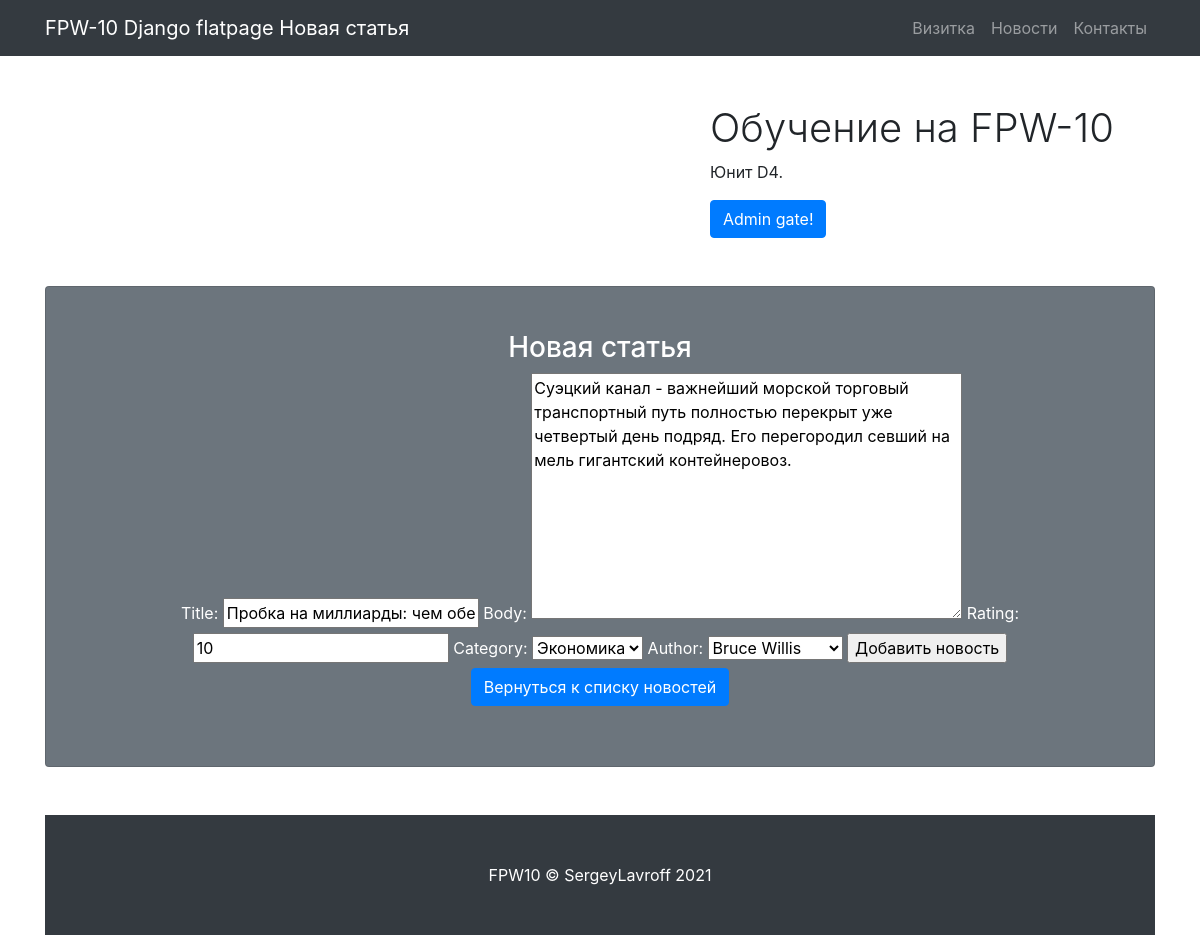
The app's page /news/6/edit/ (signed in), older data.
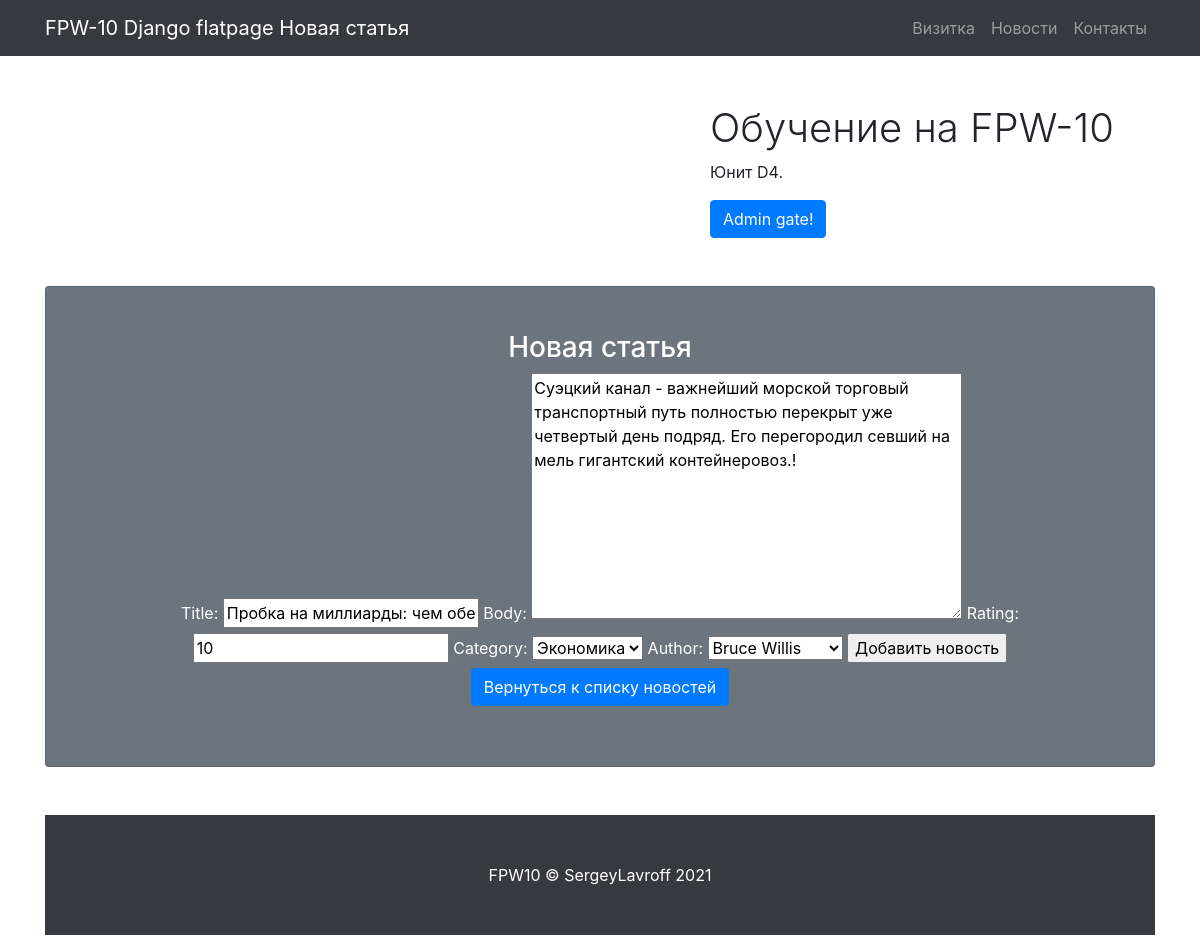
The same page, newer data.
### news/models.py (models this page shows, shortened)
class News(models.Model):
    title = models.CharField(
        max_length=255,
        unique=True,
    )
    creation_date = models.DateTimeField(auto_now_add=True)
    body = models.TextField()
    rating = models.IntegerField(default = 0)
    category = models.ForeignKey(
        to='Category',
        on_delete=models.CASCADE,
        related_name='news',)
    author = models.ForeignKey(
        to='Author',
        on_delete=models.CASCADE,
        related_name='news',)

### news/views.py (the view, shortened to what this page needs)
# urls.py: path('<int:pk>/edit/', ArticleUpdateView.as_view(), name='article_edit'),
class ArticleUpdateView(PermissionRequiredMixin, UpdateView):
    permission_required = ('news.change_news', )
    template_name = 'news/article_add.html'
    form_class = ArticleForm
    def get_object(self, **kwargs):
        id = self.kwargs.get('pk')
        return News.objects.get(pk=id)

### news/forms.py
class ArticleForm(ModelForm):
    class Meta:
        model = News
        fields = '__all__'

### news/models.py (called while the page is built)
    def __str__(self):
        return self.name

    def __str__(self):
        return f'{self.name.title()}'

### templates/news/article_add.html (shortened to what this page needs)
{% extends 'flatpages/default.html' %}
{% block title %} Новая статья {% endblock title %}
{% block content %}
<h3>Новая статья</h3>
<form method="POST">
    {{ form }}
    <input type="submit" value="Добавить новость">
</form>
<a class="btn btn-primary" href="/news ">Вернуться к списку новостей</a> <br>
{% endblock content %}

Row changes from the older to the newer data that the page shows:
changed News "Пробка на миллиарды: чем обернется блокировка Суэцкого канала": body "…севший на мель гигантский контейнеровоз." → "…севший на мель гигантский контейнеровоз.!"
